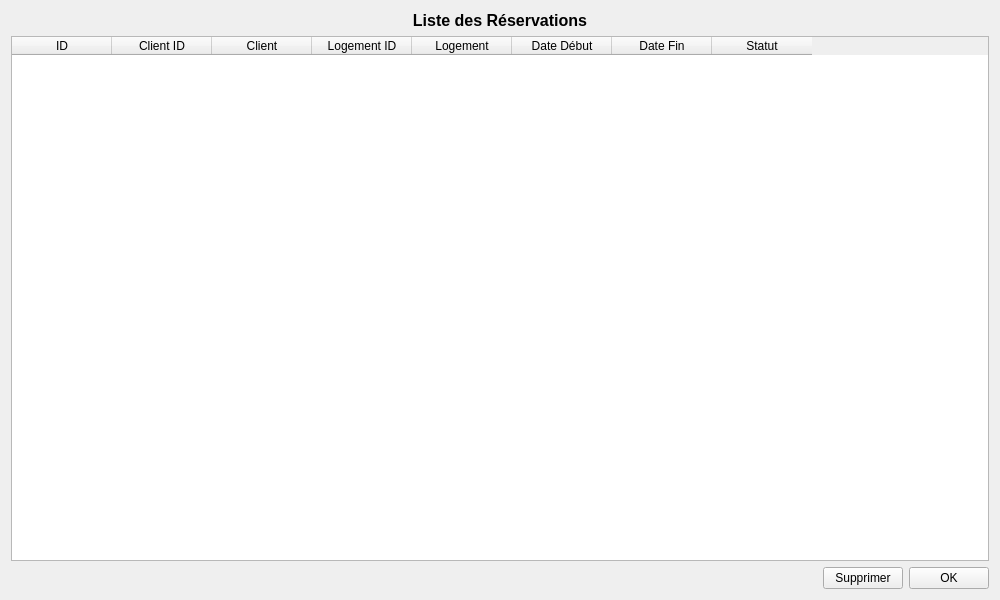
<?xml version="1.0" encoding="UTF-8"?>
<ui version="4.0">
 <class>ListEventsForm</class>
 <widget class="QWidget" name="ListEventsForm">
  <property name="geometry">
   <rect>
    <x>0</x>
    <y>0</y>
    <width>1000</width>
    <height>600</height>
   </rect>
  </property>
  <property name="windowTitle">
   <string>Liste des Réservations</string>
  </property>
  <layout class="QVBoxLayout" name="verticalLayout">
   <item>
    <widget class="QLabel" name="label_title">
     <property name="text">
      <string>Liste des Réservations</string>
     </property>
     <property name="alignment">
      <set>Qt::AlignCenter</set>
     </property>
     <property name="font">
      <font>
       <weight>75</weight>
       <bold>true</bold>
       <pointsize>12</pointsize>
      </font>
     </property>
    </widget>
   </item>
   <item>
    <widget class="QTableWidget" name="tableWidget">
     <property name="editTriggers">
      <set>QAbstractItemView::NoEditTriggers</set>
     </property>
     <property name="alternatingRowColors">
      <bool>true</bool>
     </property>
     <property name="selectionBehavior">
      <enum>QAbstractItemView::SelectRows</enum>
     </property>
     <property name="sortingEnabled">
      <bool>true</bool>
     </property>
     <column>
      <property name="text">
       <string>ID</string>
      </property>
     </column>
     <column>
      <property name="text">
       <string>Client ID</string>
      </property>
     </column>
     <column>
      <property name="text">
       <string>Client</string>
      </property>
     </column>
     <column>
      <property name="text">
       <string>Logement ID</string>
      </property>
     </column>
     <column>
      <property name="text">
       <string>Logement</string>
      </property>
     </column>
     <column>
      <property name="text">
       <string>Date Début</string>
      </property>
     </column>
     <column>
      <property name="text">
       <string>Date Fin</string>
      </property>
     </column>
     <column>
      <property name="text">
       <string>Statut</string>
      </property>
     </column>
    </widget>
   </item>
   <item>
    <layout class="QHBoxLayout" name="horizontalLayout_buttons">
     <item>
      <spacer name="horizontalSpacer">
       <property name="orientation">
        <enum>Qt::Horizontal</enum>
       </property>
       <property name="sizeHint" stdset="0">
        <size>
         <width>40</width>
         <height>20</height>
        </size>
       </property>
      </spacer>
     </item>
     <item>
      <widget class="QPushButton" name="button_delete">
       <property name="text">
        <string>Supprimer</string>
       </property>
      </widget>
     </item>
     <item>
      <widget class="QPushButton" name="button_ok">
       <property name="text">
        <string>OK</string>
       </property>
      </widget>
     </item>
    </layout>
   </item>
  </layout>
 </widget>
 <resources/>
 <connections/>
</ui>
